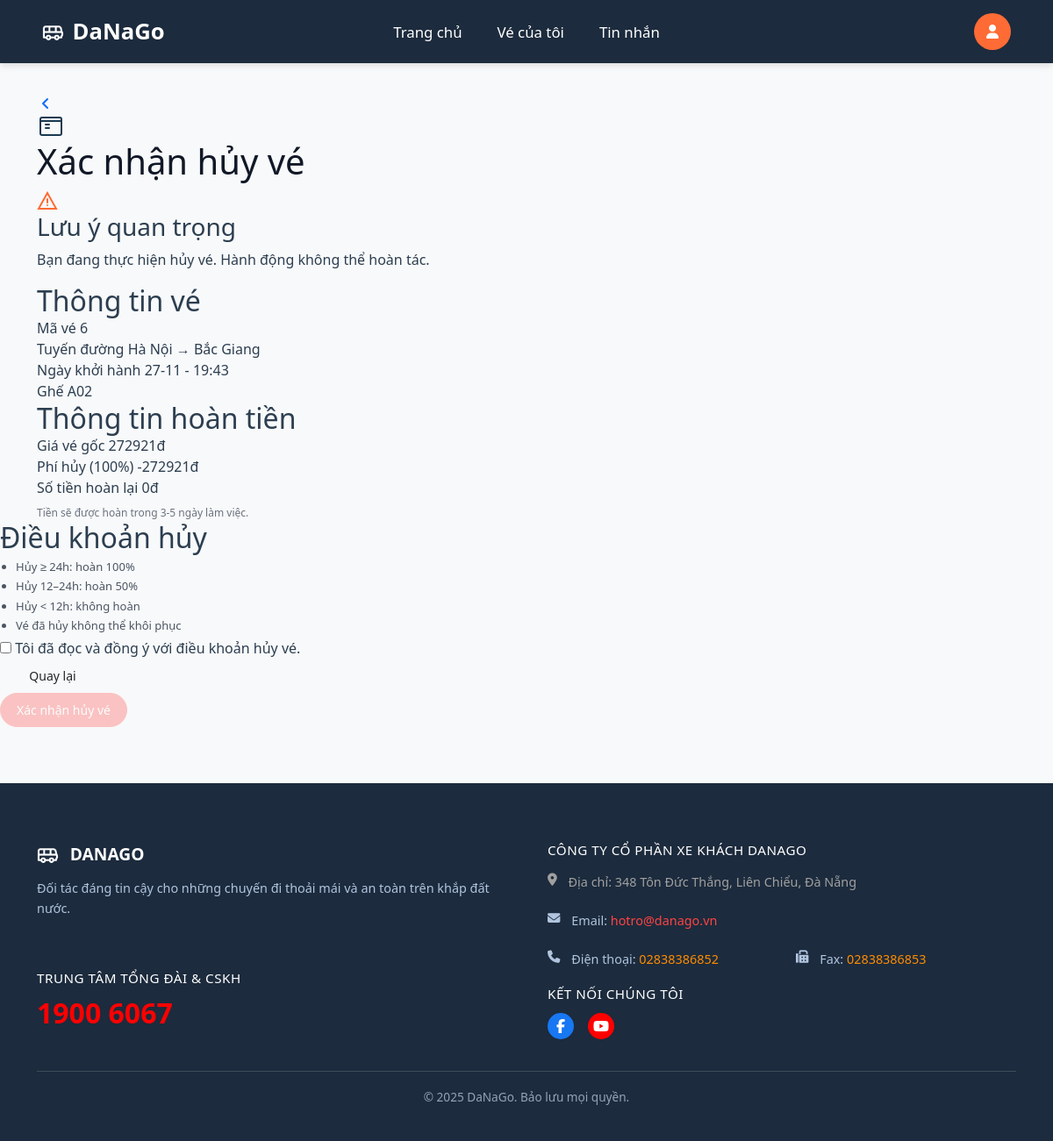
Page /ticket/6/cancel/ (signed in) on the committed database.
### bustk/models.py (models this page shows, shortened)
class Ticket(models.Model):
    STATUS_CHOICES = [
        ('upcoming', 'Sắp đi'),
        ('completed', 'Đã đi'),
        ('cancelled', 'Đã hủy'),
    ]
    user = models.ForeignKey(
        settings.AUTH_USER_MODEL,
        on_delete=models.CASCADE,
        related_name="tickets",
    )
    trip = models.ForeignKey(
        Trip,
        on_delete=models.CASCADE,
        null=True, blank=True,  # 👈 thêm 2 flag này
    )
    seat_number = models.CharField(max_length=5)
    status = models.CharField(max_length=20, choices=STATUS_CHOICES, default='upcoming')
    booking_date = models.DateTimeField(auto_now_add=True)
    payment_order = models.ForeignKey(
        'PaymentOrder',
        null=True, blank=True,
        on_delete=models.SET_NULL,
        related_name='tickets'
    )
    reminder_30m_sent = models.BooleanField(default=False)
    started_notified = models.BooleanField(default=False)
    completed_notified = models.BooleanField(default=False)

class PaymentOrder(models.Model):
    STATUS_CHOICES = [
        ("pending", "Đang chờ thanh toán"),
        ("paid", "Đã thanh toán"),
        ("expired", "Hết hạn"),
    ]
    user = models.ForeignKey(
        settings.AUTH_USER_MODEL,
        on_delete=models.CASCADE,
        related_name="payment_orders",
    )
    trip = models.ForeignKey(Trip, on_delete=models.SET_NULL, null=True, blank=True)
    seats = models.CharField(max_length=200)          # VD: "A01,A02,B03"
    amount = models.IntegerField()                    # tổng tiền (đ)
    status = models.CharField(max_length=20, choices=STATUS_CHOICES, default="pending")
    ticket_code = models.CharField(max_length=20, unique=True)  # dùng để nhét vào nội dung chuyển khoản / addInfo
    created_at = models.DateTimeField(auto_now_add=True)
    paid_at = models.DateTimeField(null=True, blank=True)
    from_location = models.CharField(max_length=100, blank=True)
    to_location = models.CharField(max_length=100, blank=True)
    depart_date = models.CharField(max_length=20, blank=True)  # vd: 27-11
    depart_time = models.CharField(max_length=10, blank=True)
    price_each = models.IntegerField(default=0)

### bustk/views.py (the view, shortened to what this page needs)
# urls.py: path('ticket/<int:ticket_id>/cancel/', views.cancel_ticket, name='cancel_ticket'),
@login_required(login_url='login')
def cancel_ticket(request, ticket_id):
    ticket = get_object_or_404(Ticket, id=ticket_id, user=request.user)
    if ticket.status != "upcoming":
        messages.error(request, "Chỉ có thể hủy những vé ở mục 'Sắp đi'.")
        return redirect("my_tickets")
    order = ticket.payment_order
    trip = ticket.trip
    departure_dt = None
    if trip and getattr(trip, "departure_time", None):
        departure_dt = trip.departure_time
    elif order and order.trip and getattr(order.trip, "departure_time", None):
        trip = order.trip
        departure_dt = order.trip.departure_time
    elif order and order.depart_date and order.depart_time:
        try:
            raw = f"{order.depart_date} {order.depart_time}"  # "27-11 06:32"
            year = order.created_at.year
            naive = datetime.strptime(raw, "%d-%m %H:%M")
            naive = naive.replace(year=year)
            tz = timezone.get_current_timezone()
            departure_dt = tz.localize(naive)
        except Exception:
            departure_dt = None
    seat_price = 0
    if trip and getattr(trip, "price", None) is not None:
        seat_price = int(trip.price)
    elif order:
        if getattr(order, "price_each", None):
            seat_price = int(order.price_each)
        else:
            try:
                seats = [s.strip() for s in order.seats.split(",") if s.strip()]
                seat_count = max(len(seats), 1)
                seat_price = int(order.amount / seat_count)
            except Exception:
                seat_price = int(order.amount)
    diff_hours = None
    refund_percent = 0
    fee_percent = 100 - refund_percent
    refund_fee = round(seat_price * fee_percent / 100) if seat_price else 0
    refund_amount = max(seat_price - refund_fee, 0)
    context = {
        "ticket": ticket,
        "trip": trip,
        "order": order,
        "seat_price": int(seat_price),
        "diff_hours": round(diff_hours, 1) if diff_hours is not None else None,
        "refund_percent": refund_percent,
        "fee_percent": fee_percent,
        "refund_amount": int(refund_amount),
        "refund_fee": int(refund_fee),
        "can_cancel": True,   # phương án B: luôn cho hủy
    }
    return render(request, "ticket/cancel_ticket.html", context)

### bustk/templates/ticket/cancel_ticket.html (shortened to what this page needs)
{% extends "ticket/base.html" %}
{% load static %}
{% block extra_css %}
<link rel="stylesheet" href="{% static 'css/cancel_ticket.css' %}">
{% endblock %}
{% block content %}
<div class="cancel-confirmation-container">
    <div class="cancel-header">
        <a href="{% url 'my_tickets' %}" class="btn-back">
            <svg width="20" height="20" viewBox="0 0 20 20" fill="none">
                <path d="M12 5L7 10L12 15" stroke="currentColor"
                      stroke-width="2" stroke-linecap="round" stroke-linejoin="round"/>
            </svg>
        </a>
        <div class="header-title">
            <svg width="32" height="32" viewBox="0 0 32 32" fill="none" class="header-icon">
                <rect x="4" y="6" width="24" height="20" rx="2" stroke="#1a3a52" stroke-width="2"/>
                <path d="M4 10H28M10 14H14M10 18H14" stroke="#1a3a52"
                      stroke-width="2" stroke-linecap="round"/>
            </svg>
            <h1>Xác nhận hủy vé</h1>
        </div>
    </div>
    <div class="warning-card">
        <div class="warning-icon">
            <svg width="24" height="24">
                <path d="M12 2L2 20h20L12 2z" stroke="#ff6b35" stroke-width="2" fill="none"/>
                <path d="M12 9v4M12 16h.01" stroke="#ff6b35" stroke-width="2" stroke-linecap="round"/>
            </svg>
        </div>
        <div class="warning-content">
            <h3 class="warning-title">Lưu ý quan trọng</h3>
            <p class="warning-text">Bạn đang thực hiện hủy vé. Hành động không thể hoàn tác.</p>
        </div>
    </div>
    <div class="info-card">
    <h2 class="card-title">Thông tin vé</h2>
    <div class="info-grid">
        <div class="info-row">
            <span class="info-label">Mã vé</span>
            <span class="info-value">{{ ticket.id }}</span>
        </div>
        <div class="info-row">
            <span class="info-label">Tuyến đường</span>
            <span class="info-value">
                {% if trip and trip.departure_location and trip.arrival_location %}
                    {{ trip.departure_location }} → {{ trip.arrival_location }}
                {% elif order and order.from_location %}
                    {{ order.from_location }} → {{ order.to_location }}
                {% else %}
                    -
                {% endif %}
            </span>
        </div>
        <div class="info-row">
            <span class="info-label">Ngày khởi hành</span>
            <span class="info-value">
                {% if trip and trip.departure_time %}
                    {{ trip.departure_time|date:"d/m/Y" }} - {{ trip.departure_time|date:"H:i" }}
                {% elif order and order.depart_date %}
                    {{ order.depart_date }}{% if order.depart_time %} - {{ order.depart_time }}{% endif %}
                {% else %}
                    -
                {% endif %}
            </span>
        </div>
        <div class="info-row">
            <span class="info-label">Ghế</span>
            <span class="info-value">{{ ticket.seat_number }}</span>
        </div>
    </div>
</div>
</div>
    <div class="info-card">
        <h2 class="card-title">Thông tin hoàn tiền</h2>
        <div class="info-row">
    <span class="info-label">Giá vé gốc</span>
    <span class="info-value">{{ seat_price|floatformat:0 }}đ</span>
</div>
<div class="info-row">
    <span class="info-label">Phí hủy ({{ fee_percent }}%)</span>
    <span class="info-value danger">-{{ refund_fee|floatformat:0 }}đ</span>
</div>
<div class="refund-highlight">
    <span class="info-label">Số tiền hoàn lại</span>
    <span class="refund-amount">{{ refund_amount|floatformat:0 }}đ</span>
</div>
        </div>
        <p class="refund-note">Tiền sẽ được hoàn trong 3-5 ngày làm việc.</p>
    </div>
    <div class="info-card">
        <h2 class="card-title">Điều khoản hủy</h2>
        <ul class="terms-list">
            <li><div class="term-bullet"></div>Hủy ≥ 24h: hoàn 100%</li>
            <li><div class="term-bullet"></div>Hủy 12–24h: hoàn 50%</li>
            <li><div class="term-bullet"></div>Hủy < 12h: không hoàn</li>
            <li><div class="term-bullet"></div>Vé đã hủy không thể khôi phục</li>
        </ul>
    </div>
    <div class="agreement-card">
        <label class="checkbox-label">
            <input type="checkbox" id="agree_checkbox">
            <span>
                Tôi đã đọc và đồng ý với điều khoản hủy vé.
            </span>
        </label>
    </div>
    <div class="action-buttons">
        <a href="{% url 'my_tickets' %}" class="btn btn-outline">Quay lại</a>
        <form method="POST" action="{% url 'cancel_ticket' ticket.id %}" id="cancel_form">
    <button type="submit" class="btn btn-danger" id="confirm_btn" disabled>
        Xác nhận hủy vé
    </button>
</form>
    </div>
{% endblock %}

### bustk/static/css/cancel_ticket.css (style rules this page uses)
.header-title { font-size: 16px; font-weight: 600; color: #111827; }
.refund-note { margin: 8px 0 0; font-size: 12px; color: #6b7280; }
.terms-list { margin: 4px 0 0; padding-left: 18px; font-size: 13px; color: #4b5563; }
.terms-list li { margin-bottom: 3px; }
.btn { min-width: 120px; padding: 8px 18px; border-radius: 999px; border: 1px solid transparent; font-size: 14px; font-weight: 500; cursor: pointer; text-decoration: none; display: inline-flex; align-items: center; justify-content: center; }
.btn-danger { background: #ef4444; border-color: #ef4444; color: #ffffff; }
.btn-danger:disabled { background: #fca5a5; border-color: #fca5a5; cursor: not-allowed; }

### bustk/templates/ticket/base.html (style rules this page uses)
:root { --primary-blue: #1c2b3d; --accent-orange: #ff6b35; --light-gray: #f8f9fa; --dark-text: #2c3e50; --border-gray: #e0e0e0; --footer-text: #b0c4de; --footer-title: white; }
* { margin: 0; padding: 0; box-sizing: border-box; }
body { font-family: 'Segoe UI', Tahoma, Geneva, Verdana, sans-serif; background-color: var(--light-gray); color: var(--dark-text); }

### rows in the picture
Ticket: id "6", seat_number "A02"
PaymentOrder: from_location "Hà Nội", to_location "Bắc Giang", depart_date "27-11", depart_time "19:43"

### other values in the picture
{{ seat_price|floatformat:0 }} "272921"
{{ fee_percent }} "100"
{{ refund_fee|floatformat:0 }} "272921"
{{ refund_amount|floatformat:0 }} "0"
